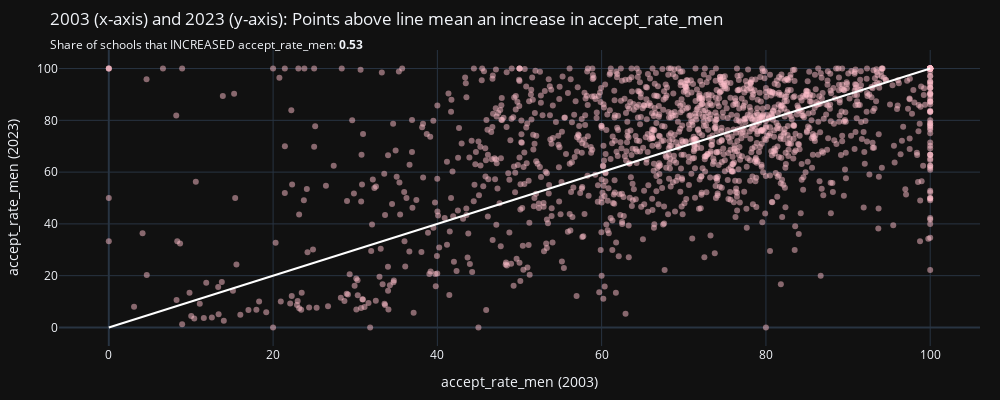

The notebook cell this image was saved under:
### Code cell
# admissions
plot_time_differences(admit_df,2003,2023,'accept_rate_men')

### Figure 1 — Plotly figure (JSON) as saved in the notebook; plotly's stock layout.template omitted (floating-point values rounded to 4 significant figures; data arrays with more than 128 entries replaced by an {"elided": "..."} marker saying what was removed)
{"data": [{"marker": {"color": "pink", "opacity": 0.5}, "mode": "markers", "type": "scatter", "x": {"elided": "1505 float values"}, "y": {"elided": "1505 float values"}}, {"marker": {"color": "white"}, "mode": "lines", "type": "scatter", "x": [0, 1, 2, 3, 4, 5, 6, 7, 8, 9, 10, 11, 12, 13, 14, 15, 16, 17, 18, 19, 20, 21, 22, 23, 24, 25, 26, 27, 28, 29, 30, 31, 32, 33, 34, 35, 36, 37, 38, 39, 40, 41, 42, 43, 44, 45, 46, 47, 48, 49, 50, 51, 52, 53, 54, 55, 56, 57, 58, 59, 60, 61, 62, 63, 64, 65, 66, 67, 68, 69, 70, 71, 72, 73, 74, 75, 76, 77, 78, 79, 80, 81, 82, 83, 84, 85, 86, 87, 88, 89, 90, 91, 92, 93, 94, 95, 96, 97, 98, 99, 100], "y": [0, 1, 2, 3, 4, 5, 6, 7, 8, 9, 10, 11, 12, 13, 14, 15, 16, 17, 18, 19, 20, 21, 22, 23, 24, 25, 26, 27, 28, 29, 30, 31, 32, 33, 34, 35, 36, 37, 38, 39, 40, 41, 42, 43, 44, 45, 46, 47, 48, 49, 50, 51, 52, 53, 54, 55, 56, 57, 58, 59, 60, 61, 62, 63, 64, 65, 66, 67, 68, 69, 70, 71, 72, 73, 74, 75, 76, 77, 78, 79, 80, 81, 82, 83, 84, 85, 86, 87, 88, 89, 90, 91, 92, 93, 94, 95, 96, 97, 98, 99, 100]}], "layout": {"height": 400, "margin": {"b": 20, "l": 20, "pad": 0, "r": 20, "t": 50}, "showlegend": false, "title": {"subtitle": {"text": "Share of schools that INCREASED accept_rate_men: <b>0.53"}, "text": "2003 (x-axis) and 2023 (y-axis): Points above line mean an increase in accept_rate_men"}, "width": 1000, "xaxis": {"title": {"text": "accept_rate_men (2003)"}}, "yaxis": {"title": {"text": "accept_rate_men (2023)"}}}}
